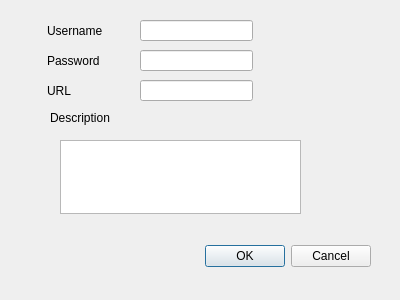
<?xml version="1.0" encoding="UTF-8"?>
<ui version="4.0">
 <class>add_password</class>
 <widget class="QDialog" name="add_password">
  <property name="geometry">
   <rect>
    <x>0</x>
    <y>0</y>
    <width>400</width>
    <height>300</height>
   </rect>
  </property>
  <property name="windowTitle">
   <string>Dialog</string>
  </property>
  <widget class="QDialogButtonBox" name="buttonBox">
   <property name="geometry">
    <rect>
     <x>30</x>
     <y>240</y>
     <width>341</width>
     <height>32</height>
    </rect>
   </property>
   <property name="orientation">
    <enum>Qt::Orientation::Horizontal</enum>
   </property>
   <property name="standardButtons">
    <set>QDialogButtonBox::StandardButton::Cancel|QDialogButtonBox::StandardButton::Ok</set>
   </property>
  </widget>
  <widget class="QLabel" name="password_label">
   <property name="geometry">
    <rect>
     <x>47</x>
     <y>50</y>
     <width>71</width>
     <height>21</height>
    </rect>
   </property>
   <property name="text">
    <string>Password</string>
   </property>
  </widget>
  <widget class="QLabel" name="url_label">
   <property name="geometry">
    <rect>
     <x>47</x>
     <y>80</y>
     <width>71</width>
     <height>21</height>
    </rect>
   </property>
   <property name="text">
    <string>URL</string>
   </property>
  </widget>
  <widget class="QLineEdit" name="username_input">
   <property name="geometry">
    <rect>
     <x>140</x>
     <y>20</y>
     <width>113</width>
     <height>21</height>
    </rect>
   </property>
  </widget>
  <widget class="QLineEdit" name="password_input">
   <property name="geometry">
    <rect>
     <x>140</x>
     <y>50</y>
     <width>113</width>
     <height>21</height>
    </rect>
   </property>
  </widget>
  <widget class="QTextEdit" name="desc_input">
   <property name="geometry">
    <rect>
     <x>60</x>
     <y>140</y>
     <width>241</width>
     <height>74</height>
    </rect>
   </property>
  </widget>
  <widget class="QLabel" name="username_label">
   <property name="geometry">
    <rect>
     <x>47</x>
     <y>20</y>
     <width>71</width>
     <height>21</height>
    </rect>
   </property>
   <property name="text">
    <string>Username</string>
   </property>
  </widget>
  <widget class="QLabel" name="desc_label">
   <property name="geometry">
    <rect>
     <x>50</x>
     <y>110</y>
     <width>81</width>
     <height>16</height>
    </rect>
   </property>
   <property name="text">
    <string>Description</string>
   </property>
  </widget>
  <widget class="QLineEdit" name="url_input">
   <property name="geometry">
    <rect>
     <x>140</x>
     <y>80</y>
     <width>113</width>
     <height>21</height>
    </rect>
   </property>
  </widget>
 </widget>
 <resources/>
 <connections>
  <connection>
   <sender>buttonBox</sender>
   <signal>accepted()</signal>
   <receiver>add_password</receiver>
   <slot>accept()</slot>
   <hints>
    <hint type="sourcelabel">
     <x>248</x>
     <y>254</y>
    </hint>
    <hint type="destinationlabel">
     <x>157</x>
     <y>274</y>
    </hint>
   </hints>
  </connection>
  <connection>
   <sender>buttonBox</sender>
   <signal>rejected()</signal>
   <receiver>add_password</receiver>
   <slot>reject()</slot>
   <hints>
    <hint type="sourcelabel">
     <x>316</x>
     <y>260</y>
    </hint>
    <hint type="destinationlabel">
     <x>286</x>
     <y>274</y>
    </hint>
   </hints>
  </connection>
 </connections>
</ui>
